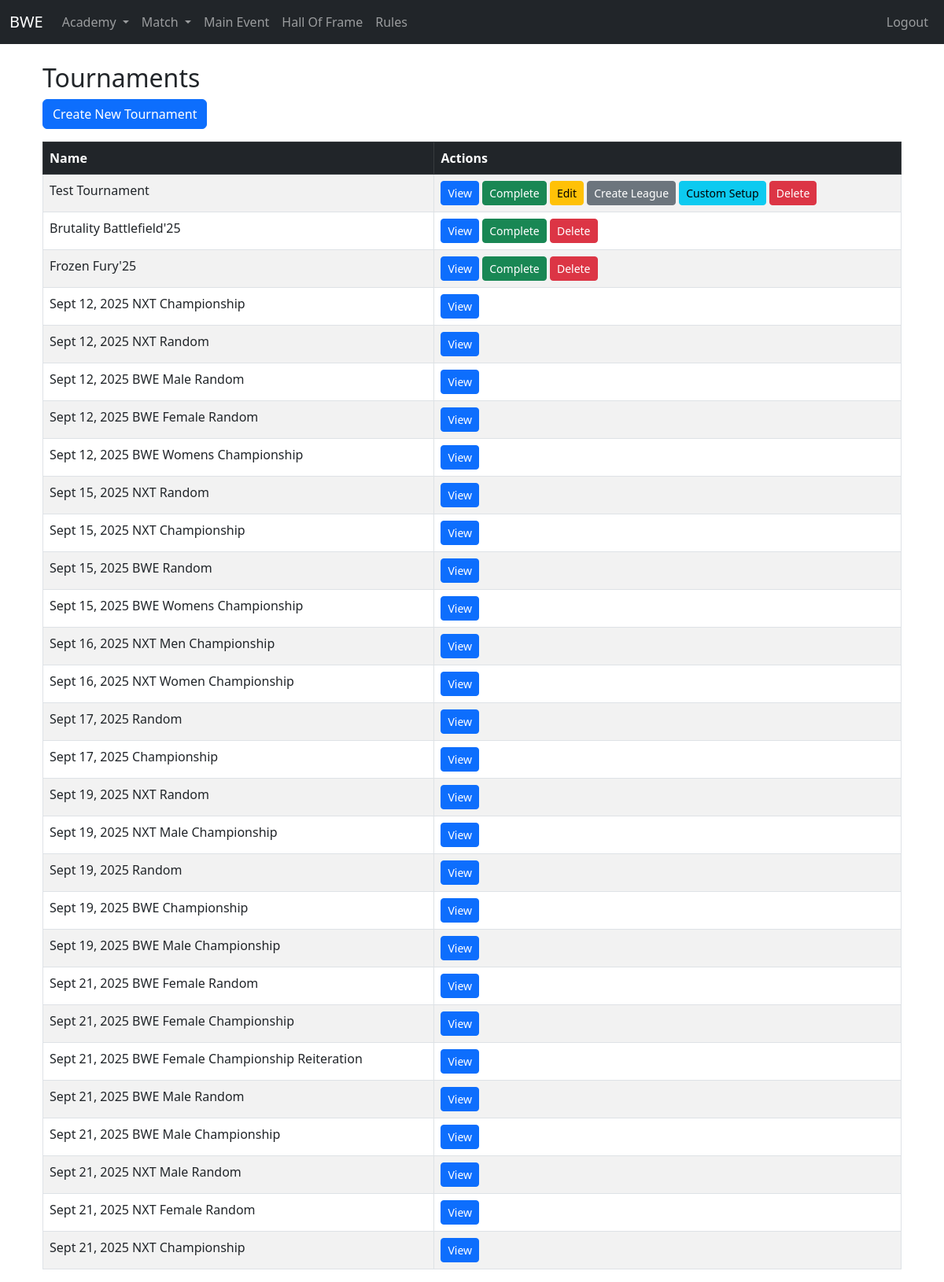
Screenshot of /match/tournament/ (signed in) with the database file from the repository.
### match/models.py (models this page shows, shortened)
class Tournament(models.Model):
    name = models.CharField(max_length=200)
    date = models.DateField()
    updated_at = models.DateTimeField(auto_now=True)
    is_completed = models.BooleanField(default=False)
    is_main_tournament = models.BooleanField(default=False)
    image_url = models.CharField(max_length=120, null=True, blank=True)

### match/views.py (the view)
# urls.py: path('tournament/', views.tournament_list, name='tournament_list'),
@login_required
def tournament_list(request):
    tournaments = Tournament.objects.all().order_by("is_completed", "is_main_tournament", "date", "-updated_at")
    return render(request, 'matches/tournament/tournament_list.html', {'tournaments': tournaments})

### templates/matches/tournament/tournament_list.html (shortened to what this page needs)
{% extends "base.html" %}
{% block content %}
<div class="container mt-4">
    <h2>Tournaments</h2>
    <a href="{% url 'tournament_create' %}" class="btn btn-primary mb-3">Create New Tournament</a>
    <div class="table-responsive">
        <table class="table table-striped table-bordered">
            <thead class="table-dark">
                <tr>
                    <th>Name</th>
                    <th>Actions</th>
                </tr>
            </thead>
            <tbody id="table-body">
                {% include "matches/tournament/partials/table_body.html" %}
            </tbody>
        </table>
    </div>
</div>
{% endblock %}

### templates/matches/tournament/partials/table_body.html
{% for tournament in tournaments %}
<tr>
    <td>{{ tournament.name }}</td>
    <td>
        <a href="{% url 'tournament_detail' tournament.pk %}" class="btn btn-primary btn-sm">View</a>
        {% if not tournament.is_completed %}
            <a href="{% url 'tournament_complete' tournament.pk %}" class="btn btn-success btn-sm">Complete</a>
            {% if not tournament.is_main_tournament %}
                <a href="{% url 'tournament_update' tournament.pk %}" class="btn btn-warning btn-sm">Edit</a>
                <a href="{% url 'tournament_create_league' tournament.pk %}" class="btn btn-secondary btn-sm">Create League</a>
                <a href="{% url 'tournament_match_setup' tournament.pk %}" class="btn btn-info btn-sm">Custom Setup</a>
            {% endif %}
            <a class="btn btn-danger btn-sm"
                hx-get="{% url 'tournament_delete' tournament.pk %}"
                hx-target="#dialog"
                hx-swap="innerHTML">
            Delete
            </a>
        {% endif %}
    </td>
</tr>
{% empty %}
<tr>
    <td colspan="8" class="text-center">No tournament available.</td>
</tr>
{% endfor %}

### rows the page displays
Tournament: name "Test Tournament", is_completed "Complete"
Tournament: name "Brutality Battlefield'25", is_completed "Complete"
Tournament: name "Frozen Fury'25", is_completed "Complete"
Tournament: name "Sept 12, 2025 NXT Championship"
Tournament: name "Sept 12, 2025 NXT Random"
Tournament: name "Sept 12, 2025 BWE Male Random"
Tournament: name "Sept 12, 2025 BWE Female Random"
Tournament: name "Sept 12, 2025 BWE Womens Championship"
Tournament: name "Sept 15, 2025 NXT Random"
Tournament: name "Sept 15, 2025 NXT Championship"
Tournament: name "Sept 15, 2025 BWE Random"
Tournament: name "Sept 15, 2025 BWE Womens Championship"
Tournament: name "Sept 16, 2025 NXT Men Championship"
Tournament: name "Sept 16, 2025 NXT Women Championship"
Tournament: name "Sept 17, 2025 Random"
Tournament: name "Sept 17, 2025 Championship"
Tournament: name "Sept 19, 2025 NXT Random"
Tournament: name "Sept 19, 2025 NXT Male Championship"
Tournament: name "Sept 19, 2025 Random"
Tournament: name "Sept 19, 2025 BWE Championship"
Tournament: name "Sept 19, 2025 BWE Male Championship"
Tournament: name "Sept 21, 2025 BWE Female Random"
Tournament: name "Sept 21, 2025 BWE Female Championship"
Tournament: name "Sept 21, 2025 BWE Female Championship Reiteration"
Tournament: name "Sept 21, 2025 BWE Male Random"
Tournament: name "Sept 21, 2025 BWE Male Championship"
Tournament: name "Sept 21, 2025 NXT Male Random"
Tournament: name "Sept 21, 2025 NXT Female Random"
Tournament: name "Sept 21, 2025 NXT Championship"
